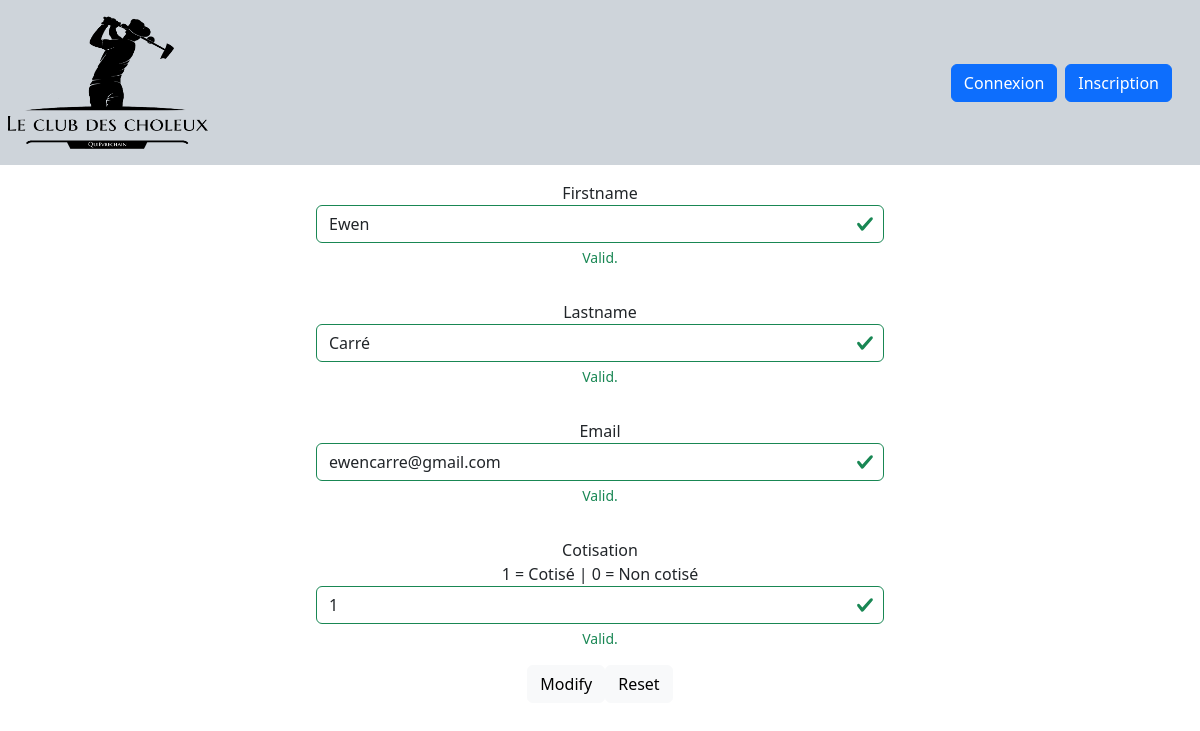
The page /Application/Controller/Utilisateurs/updateDataController.php?buttonIndex=3 on the database its author committed.
### tables this page shows
CREATE TABLE `users` (
  `idUser` int(11) NOT NULL,
  `firstname` text,
  `lastname` text,
  `mail` text NOT NULL,
  `password` longtext NOT NULL,
  `cotisation` tinyint(1) NOT NULL DEFAULT '0'
);

### Application/Model/Utilisateur/UsersModel.php (called while the page is built, shortened)
<?php
include_once('../BDD/DatabaseConnection.php');
function Get1OfUsersTable($id){
    global $db;
    $sql = $db->prepare("SELECT users.idUser,firstname,lastname,mail,cotisation  FROM Users JOIN users_role on users.iduser = users_role.iduser WHERE users.idUser = :id");
    $sql->execute(array("id"=> $id));
    return $sql->fetch(PDO::FETCH_ASSOC);
}
function GetRole($idUser){
    global $db;
    $sql = $db->prepare("SELECT idRole FROM users_role WHERE idUser = :idUser");
    $sql->execute(array('idUser' => $idUser));
    return $sql->fetchAll(PDO::FETCH_ASSOC);
}
?>

### Application/Controller/Utilisateurs/updateDataController.php (the view, shortened to what this page needs)
<?php
include "../../Model/Utilisateur/UsersModel.php";
include "../../View/Utilisateur/updateDataView.php";
$role = GetRole($_SESSION['user_id'])[0]["idRole"];
if ($role == 0){
    $buttonIndex = $_GET['buttonIndex'];
}
else{
    $buttonIndex = $_SESSION['user_id'];
}
$UsersData = Get1OfUsersTable($buttonIndex);
echo'<body>';
echo'<center>';
    echo '<form class="was-validated" method="post" id="form" action="userUpdate.php">';
        echo'<div class="w-50 p-3">';
            echo'<label>Firstname</label>';
            echo'<input type="text" class="form-control" name="firstname" size="30" maxlength="225" required="true" value='.$UsersData ["firstname"]. '>';
            echo'<div class="valid-feedback">Valid.</div>';
        echo'</div>';
        echo'<div class="w-50 p-3">';
            echo'<label>Lastname</label>';
            echo'<input type="text" class="form-control" name="lastname" size="30" maxlength="225" required="true" value='.$UsersData ["lastname"]. '>';
            echo'<div class="valid-feedback">Valid.</div>';
        echo'</div>';
        echo'<div class="w-50 p-3">';
            echo'<label>Email</label>';
            echo'<input type="text" class="form-control" name="mail" size="30" maxlength="225" required="true" value='.$UsersData ['mail'].'>';
            echo'<div class="valid-feedback">Valid.</div>';
        echo'</div>';
if (GetRole($_SESSION['user_id'])[0]["idRole"]==0){
        echo'<div class="w-50 p-3">';
            echo'<label>Cotisation</label>';
            echo'<br> 1 = Cotisé | 0 = Non cotisé';
            echo'<input type="integer" class="form-control" name="cotisation" size="30" maxlength="1" required="true" value='.$UsersData["cotisation"].'>';
            echo'<div class="valid-feedback">Valid.</div>';
        echo'</div>';
}
        echo'<button type="button" id="modify" class="btn btn-light">Modify</button>';
        echo'<button type="reset" class="btn btn-light">Reset</button>';
    echo'</form>';
echo'</center>';
?>

### rows shown on the page
users: firstname "Ewen", lastname "Carré", mail "ewencarre@gmail.com", cotisation "1"
